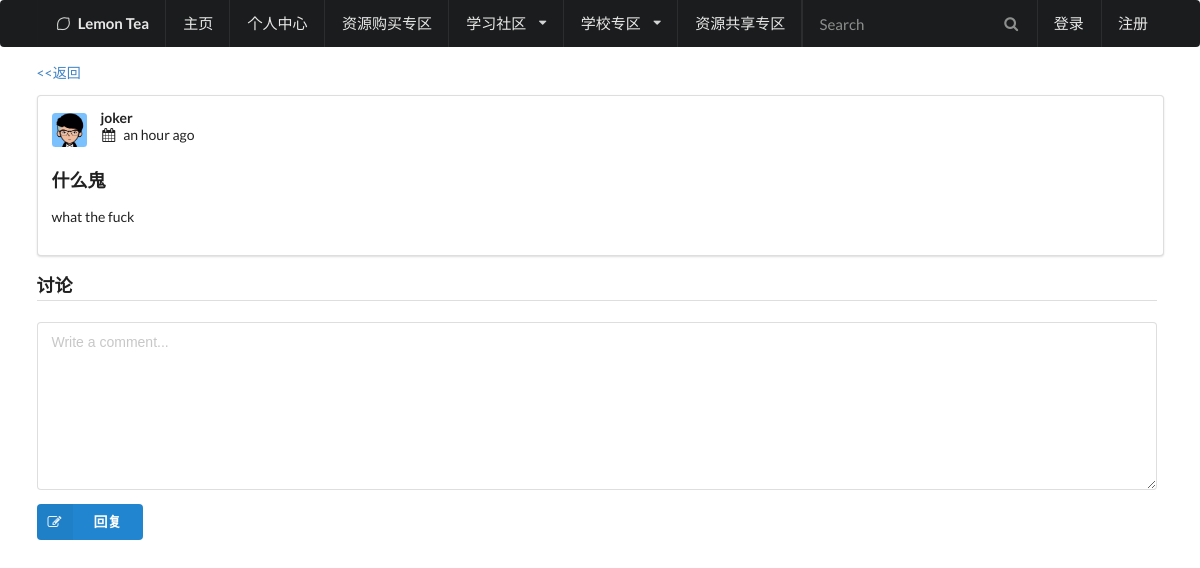
/community/2018-01-01-1438561070120000/, run on an earlier commit of the app's database.
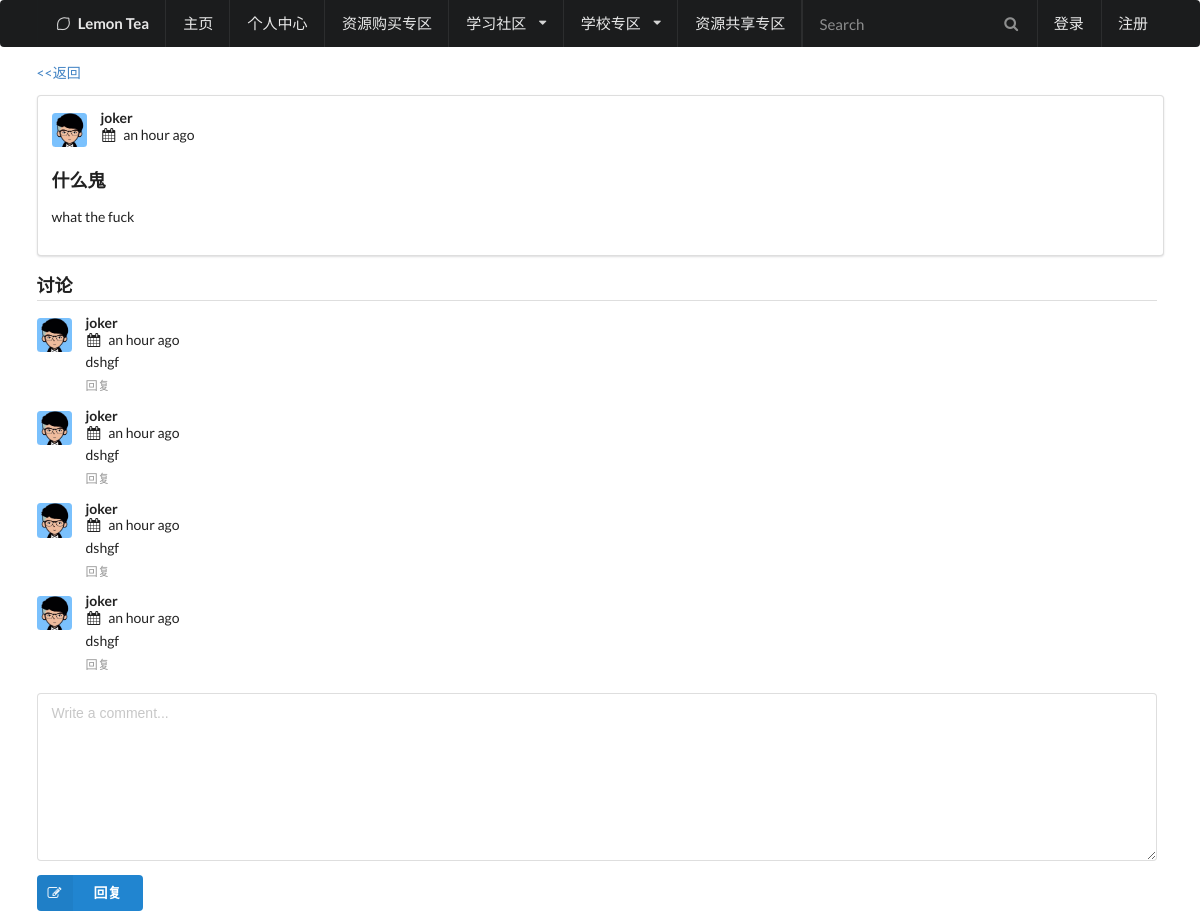
And on a later commit of the database.
### forum/models.py (models this page shows, shortened)
class Article(models.Model):
	DRAFT = 'D'
	PUBLISHED = 'P'
	STATUS = (
		(DRAFT,'Draft'),
		(PUBLISHED,'Published'),
	)
	Comp = 'C'
	Math = 'M'
	Eng = 'E'
	COMM = (
		(Comp,'Computers'),
		(Math,'Math'),
		(Eng,'English'),
	)
	Type = models.CharField(max_length=1,choices=COMM)
	update_date = models.DateTimeField(auto_now=True,null=True)
	title = models.CharField(max_length=255,null=False,unique=True)
	slug = AutoSlugField(populate_from='update_date')
	content = models.TextField(max_length=4000)
	status = models.CharField(max_length=1, choices=STATUS, default=DRAFT)
	create_user = models.ForeignKey(Account,on_delete=models.CASCADE)
	create_date = models.DateTimeField(auto_now_add=True,null=True)
	update_user = models.ForeignKey(Account,null=True,blank=True,
									related_name="+",on_delete=models.CASCADE)
	class Meta:
		verbose_name = _("Article")
		verbose_name_plural = _("Articles")
		ordering = ("-create_date",)
	def get_content_as_markdown(self):
		return markdown.markdown(self.content,safe_mode='escape')
	def get_comments(self):
		return ArticleComment.objects.filter(article=self)

class ArticleComment(models.Model):
	article = models.ForeignKey(Article,on_delete=models.CASCADE)
	comment = models.CharField(max_length=500)
	date = models.DateTimeField(auto_now_add=True)
	user = models.ForeignKey(Account,on_delete=models.CASCADE)
	class Meta:
		verbose_name = _("Article Comment")
		verbose_name_plural = _("Article Comments")
		ordering = ("date",)
	def get_comment_as_markdown(self):
		return markdown.markdown(self.comment, safe_mode='escape')

### LemonApp/models.py (models this page shows, shortened)
class Account(AbstractUser):
    face = models.ImageField("头像", upload_to="UserPhoto/", null=True, default="UserPhoto/default.png")
    permission = models.IntegerField("权限类型", default=0) #数值越大权限越高
    college_id = models.IntegerField("所属大学", default=-1)
    card_number = models.CharField("学号或教工号", max_length=50, default="-1")
    class Meta:
        db_table = "Account"

### forum/views.py (the view)
# urls.py: url(r'^(?P<slug>[-\w]+)/$', views.article, name='article'),
def article(request,slug):
	college_list = College.objects.all()
	article = get_object_or_404(Article, slug=slug, status=Article.PUBLISHED)
	return render(request, 'page.html', {'article':article, 'college_list':college_list})

### LemonApp/templates/page.html (shortened to what this page needs)
{%include "head.html"%}
{% load static %}
{% load i18n %}
{% load humanize %}
<body>
	{% include "HeaderMenu.html"%}
	<div class = "ui main container">
      <div class="ui breadcrumb">
        <a class="section" href = "{% url 'create_forums' %}"> <<返回 </a>
      </div>
		    <div class="ui segment" id="example1">
         <div class = "ui comments">
            <div class = "comment">
            <a class = "avatar" >
              <img src = " /LemonApp/media/{{ article.create_user.face }}">
            </a>
            <div class = "content" >
              <a class = "author" >{{article.create_user.username}}</a>
              <div clas="metadata">
              <i class = "calendar icon"></i><span class = "date"> {{article.create_date|naturaltime}}</span>
              </div>
      			</div>
            <h3 class="ui header">{{ article.title }}</h3>
      			<p>{{ article.get_content_as_markdown|safe }}</p>
    		</div>
      </div>
   		</div>
		<div class="ui comments">
          <h3 class="ui dividing header" style="width:80rem">讨论</h3>
            <div id="comment-list">
              {% for comment in article.get_comments %}
                {% include 'partial_article_comment.html' with comment=comment %}
              {% endfor %}
            </div>
 		 </div>
      {% if request.user.id %}
  		<form action="{% url 'comment' %}" method ="post" id = "comment-form" class="ui reply form">
      {% else %}
      <form action="login" method="post" class ="ui reply form">
      {% endif %}
    		    <div class="field" style="width:80rem">
      			   <textarea placeholder ="{% trans 'Write a comment...' %}" name="comment"></textarea>
    		    </div>
    		<button id="comment-commit"  class="ui blue labeled submit icon button"><i class="icon edit"></i>回复</button>
  		</form>
</div>
</body>
</html>

### LemonApp/templates/head.html (shortened to what this page needs)
{% load static %}
<!DOCTYPE html>
<html>
<head>
    <link rel="stylesheet" type="text/css" href="{% static 'semantic.css' %}">
</head>

### LemonApp/templates/HeaderMenu.html (shortened to what this page needs)
    <div class="ui inverted large head main menu ">
        <div class="ui  container">
            <div class="header item"><i class= "lemon icon"></i>Lemon Tea</div>
            <a href="/" class="item">主页</a>
            <a class="item" href="/identity/">个人中心</a>
            <a class="item" href="/shop/">资源购买专区</a>
            <div class="ui dropdown item" tabindex="0">
                学习社区<i class="dropdown icon"></i>
            </div>
            <div class="ui dropdown item" tabindex="0"><a href="/colleges/">
                学校专区</a><i class="dropdown icon"></i>
            </div>
            <a class="item" href="/share/">资源共享专区</a>
            <div class="right menu">
                <div class="item">
                    <div class="ui transparent inverted icon input">
                        <i class="search icon"></i>
                        <input type="text" placeholder="Search">
                    </div>
                </div>
                {% if request.user.id %}
                   <div class="ui dropdown item" tabindex="0">
                        你好，{{ request.user.username }}<i class="dropdown icon"></i>
                        <div class="menu" tabindex="-1">
                            <div class="item"><a href="logout"><p class="spec">退出登录</p></a></div>
                        </div>
                    </div>
                {% else %}
                    <a class="item" href="login">登录</a>
                    <a class="item" href="signup">注册</a>
                {% endif %}
            </div>
        </div>
    </div>

### LemonApp/templates/partial_article_comment.html
{% load humanize %}
                  <div class = "comment">
                      <a class = "avatar">
                        <img src = " /LemonApp/media/{{ comment.user.face }}">
                      </a>
                  <div class = "content">
                      <a class = "author">{{comment.user.username}}</a>
                      <div clas="metadata">
                      <i class = "calendar icon"></i><span class = "date"> {{comment.date|naturaltime}}</span>
                      </div>
                  <div class = "text" style = "width:80rem"> {{comment.get_comment_as_markdown|safe}}</div>
                  <div class = "actions">
                    <a class = "reply" >回复</a>
                  </div>
                </div>
              </div>

What changed in the data, as far as the page shows it:
added ArticleComment: user.face (placeholder picture), user.username "joker", date "an hour ago", get_comment_as_markdown "dshgf"
added ArticleComment: user.face (placeholder picture), user.username "joker", date "an hour ago", get_comment_as_markdown "dshgf"
added ArticleComment: user.face (placeholder picture), user.username "joker", date "an hour ago", get_comment_as_markdown "dshgf"
added ArticleComment: user.face (placeholder picture), user.username "joker", date "an hour ago", get_comment_as_markdown "dshgf"
